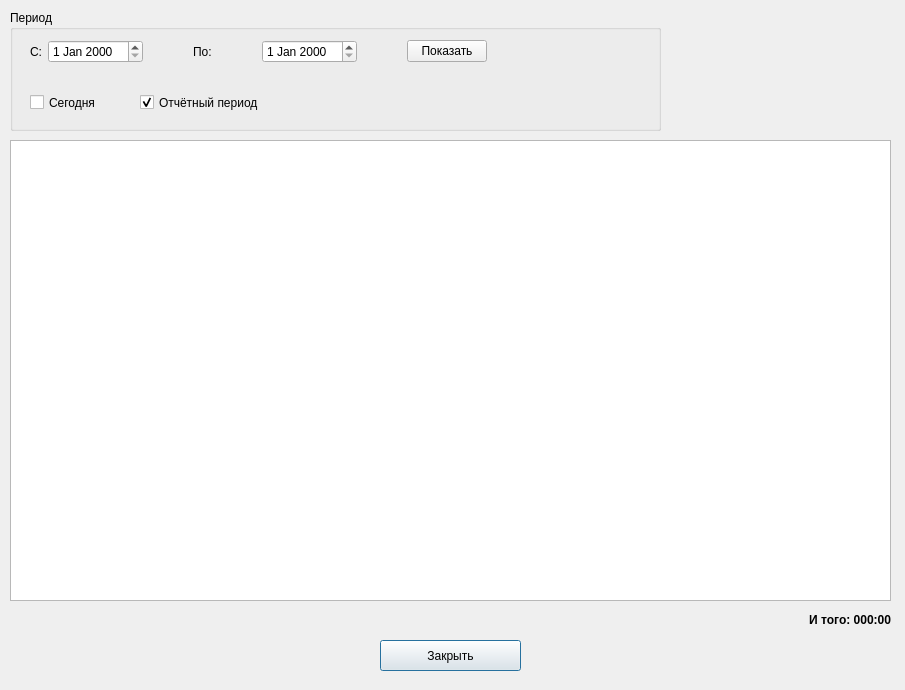
<?xml version="1.0" encoding="UTF-8"?>
<ui version="4.0">
 <class>worksPeriodDialog</class>
 <widget class="QDialog" name="worksPeriodDialog">
  <property name="geometry">
   <rect>
    <x>0</x>
    <y>0</y>
    <width>905</width>
    <height>690</height>
   </rect>
  </property>
  <property name="minimumSize">
   <size>
    <width>905</width>
    <height>690</height>
   </size>
  </property>
  <property name="windowTitle">
   <string>Работы за период</string>
  </property>
  <widget class="QPushButton" name="m_closeButton">
   <property name="geometry">
    <rect>
     <x>380</x>
     <y>640</y>
     <width>141</width>
     <height>31</height>
    </rect>
   </property>
   <property name="text">
    <string>Закрыть</string>
   </property>
  </widget>
  <widget class="QLabel" name="m_sumTimeLabel">
   <property name="geometry">
    <rect>
     <x>760</x>
     <y>610</y>
     <width>131</width>
     <height>19</height>
    </rect>
   </property>
   <property name="font">
    <font>
     <weight>75</weight>
     <bold>true</bold>
    </font>
   </property>
   <property name="text">
    <string>И того: 000:00</string>
   </property>
   <property name="textFormat">
    <enum>Qt::AutoText</enum>
   </property>
   <property name="alignment">
    <set>Qt::AlignRight|Qt::AlignTrailing|Qt::AlignVCenter</set>
   </property>
  </widget>
  <widget class="QTableView" name="m_reportView">
   <property name="geometry">
    <rect>
     <x>10</x>
     <y>140</y>
     <width>881</width>
     <height>461</height>
    </rect>
   </property>
   <property name="editTriggers">
    <set>QAbstractItemView::NoEditTriggers</set>
   </property>
   <property name="selectionBehavior">
    <enum>QAbstractItemView::SelectRows</enum>
   </property>
   <property name="sortingEnabled">
    <bool>true</bool>
   </property>
  </widget>
  <widget class="QGroupBox" name="groupBox">
   <property name="geometry">
    <rect>
     <x>10</x>
     <y>10</y>
     <width>651</width>
     <height>121</height>
    </rect>
   </property>
   <property name="title">
    <string>Период</string>
   </property>
   <widget class="QWidget" name="layoutWidget">
    <property name="geometry">
     <rect>
      <x>20</x>
      <y>30</y>
      <width>561</width>
      <height>32</height>
     </rect>
    </property>
    <layout class="QHBoxLayout" name="horizontalLayout_3">
     <property name="spacing">
      <number>50</number>
     </property>
     <property name="sizeConstraint">
      <enum>QLayout::SetFixedSize</enum>
     </property>
     <item>
      <layout class="QHBoxLayout" name="horizontalLayout_2">
       <property name="spacing">
        <number>6</number>
       </property>
       <property name="sizeConstraint">
        <enum>QLayout::SetFixedSize</enum>
       </property>
       <item>
        <widget class="QLabel" name="label">
         <property name="text">
          <string>С:</string>
         </property>
        </widget>
       </item>
       <item>
        <widget class="QDateEdit" name="m_dateFromEdit"/>
       </item>
      </layout>
     </item>
     <item>
      <layout class="QHBoxLayout" name="horizontalLayout">
       <property name="sizeConstraint">
        <enum>QLayout::SetFixedSize</enum>
       </property>
       <item>
        <widget class="QLabel" name="label_2">
         <property name="text">
          <string>По:</string>
         </property>
        </widget>
       </item>
       <item>
        <widget class="QDateEdit" name="m_dateToEdit"/>
       </item>
      </layout>
     </item>
     <item>
      <widget class="QPushButton" name="m_setTimeButton">
       <property name="toolTip">
        <string>Задать период и вывести  результаты</string>
       </property>
       <property name="text">
        <string>Показать</string>
       </property>
      </widget>
     </item>
    </layout>
   </widget>
   <widget class="QCheckBox" name="m_todayCheckBox">
    <property name="geometry">
     <rect>
      <x>20</x>
      <y>80</y>
      <width>97</width>
      <height>25</height>
     </rect>
    </property>
    <property name="toolTip">
     <string>Установить сегодняшние даты</string>
    </property>
    <property name="text">
     <string>Сегодня</string>
    </property>
   </widget>
   <widget class="QCheckBox" name="m_periodCheckBox">
    <property name="geometry">
     <rect>
      <x>130</x>
      <y>80</y>
      <width>181</width>
      <height>25</height>
     </rect>
    </property>
    <property name="toolTip">
     <string>Установить даты отчётного периода</string>
    </property>
    <property name="text">
     <string>Отчётный период</string>
    </property>
    <property name="checkable">
     <bool>true</bool>
    </property>
    <property name="checked">
     <bool>true</bool>
    </property>
    <property name="tristate">
     <bool>false</bool>
    </property>
   </widget>
  </widget>
 </widget>
 <resources/>
 <connections/>
</ui>
